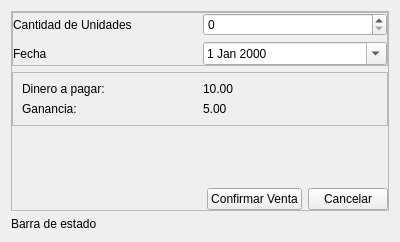
<?xml version="1.0" encoding="UTF-8"?>
<ui version="4.0">
 <class>Frame</class>
 <widget class="QFrame" name="Frame">
  <property name="geometry">
   <rect>
    <x>0</x>
    <y>0</y>
    <width>400</width>
    <height>242</height>
   </rect>
  </property>
  <property name="windowTitle">
   <string>Frame</string>
  </property>
  <layout class="QVBoxLayout" name="verticalLayout">
   <item>
    <widget class="QFrame" name="main_content_frame">
     <property name="frameShape">
      <enum>QFrame::StyledPanel</enum>
     </property>
     <property name="frameShadow">
      <enum>QFrame::Raised</enum>
     </property>
     <layout class="QVBoxLayout" name="verticalLayout_2">
      <property name="leftMargin">
       <number>0</number>
      </property>
      <property name="topMargin">
       <number>0</number>
      </property>
      <property name="rightMargin">
       <number>0</number>
      </property>
      <property name="bottomMargin">
       <number>0</number>
      </property>
      <item>
       <widget class="QFrame" name="frame_2">
        <property name="frameShape">
         <enum>QFrame::StyledPanel</enum>
        </property>
        <property name="frameShadow">
         <enum>QFrame::Raised</enum>
        </property>
        <layout class="QGridLayout" name="gridLayout_2">
         <property name="leftMargin">
          <number>0</number>
         </property>
         <property name="topMargin">
          <number>0</number>
         </property>
         <property name="rightMargin">
          <number>0</number>
         </property>
         <property name="bottomMargin">
          <number>0</number>
         </property>
         <item row="1" column="0">
          <widget class="QLabel" name="label_4">
           <property name="text">
            <string>Fecha</string>
           </property>
          </widget>
         </item>
         <item row="1" column="1">
          <widget class="QDateEdit" name="sale_date_edit">
           <property name="calendarPopup">
            <bool>true</bool>
           </property>
          </widget>
         </item>
         <item row="0" column="0">
          <widget class="QLabel" name="label">
           <property name="text">
            <string>Cantidad de Unidades</string>
           </property>
          </widget>
         </item>
         <item row="0" column="1">
          <widget class="QSpinBox" name="sale_quantity_spin_box"/>
         </item>
        </layout>
       </widget>
      </item>
      <item>
       <widget class="QFrame" name="frame">
        <property name="frameShape">
         <enum>QFrame::StyledPanel</enum>
        </property>
        <property name="frameShadow">
         <enum>QFrame::Raised</enum>
        </property>
        <layout class="QGridLayout" name="gridLayout">
         <item row="0" column="1">
          <widget class="QLabel" name="money_to_pay_label">
           <property name="text">
            <string>10.00</string>
           </property>
          </widget>
         </item>
         <item row="0" column="0">
          <widget class="QLabel" name="label_2">
           <property name="text">
            <string>Dinero a pagar:</string>
           </property>
          </widget>
         </item>
         <item row="1" column="0">
          <widget class="QLabel" name="label_3">
           <property name="text">
            <string>Ganancia:</string>
           </property>
          </widget>
         </item>
         <item row="1" column="1">
          <widget class="QLabel" name="profit_label">
           <property name="text">
            <string>5.00</string>
           </property>
          </widget>
         </item>
        </layout>
       </widget>
      </item>
      <item>
       <spacer name="verticalSpacer">
        <property name="orientation">
         <enum>Qt::Vertical</enum>
        </property>
        <property name="sizeType">
         <enum>QSizePolicy::MinimumExpanding</enum>
        </property>
        <property name="sizeHint" stdset="0">
         <size>
          <width>20</width>
          <height>40</height>
         </size>
        </property>
       </spacer>
      </item>
      <item>
       <layout class="QHBoxLayout" name="horizontalLayout_2">
        <item>
         <spacer name="horizontalSpacer">
          <property name="orientation">
           <enum>Qt::Horizontal</enum>
          </property>
          <property name="sizeHint" stdset="0">
           <size>
            <width>40</width>
            <height>20</height>
           </size>
          </property>
         </spacer>
        </item>
        <item>
         <widget class="QPushButton" name="confirm_button">
          <property name="text">
           <string>Confirmar Venta</string>
          </property>
         </widget>
        </item>
        <item>
         <widget class="QPushButton" name="cancel_button">
          <property name="text">
           <string>Cancelar</string>
          </property>
         </widget>
        </item>
       </layout>
      </item>
     </layout>
    </widget>
   </item>
   <item>
    <widget class="QLabel" name="state_bar_label">
     <property name="sizePolicy">
      <sizepolicy hsizetype="Preferred" vsizetype="Maximum">
       <horstretch>0</horstretch>
       <verstretch>0</verstretch>
      </sizepolicy>
     </property>
     <property name="text">
      <string>Barra de estado</string>
     </property>
    </widget>
   </item>
  </layout>
 </widget>
 <resources/>
 <connections/>
</ui>
